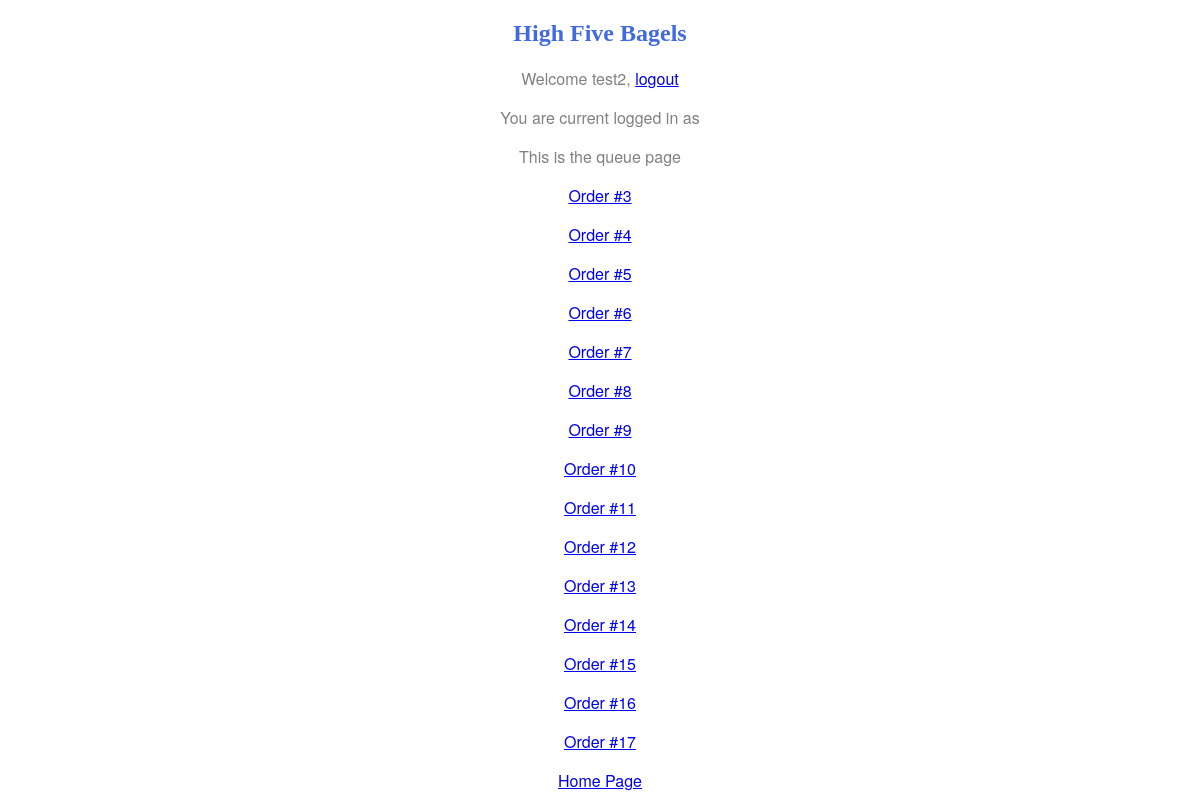
The app's page /home/queue/ (signed in), older data.
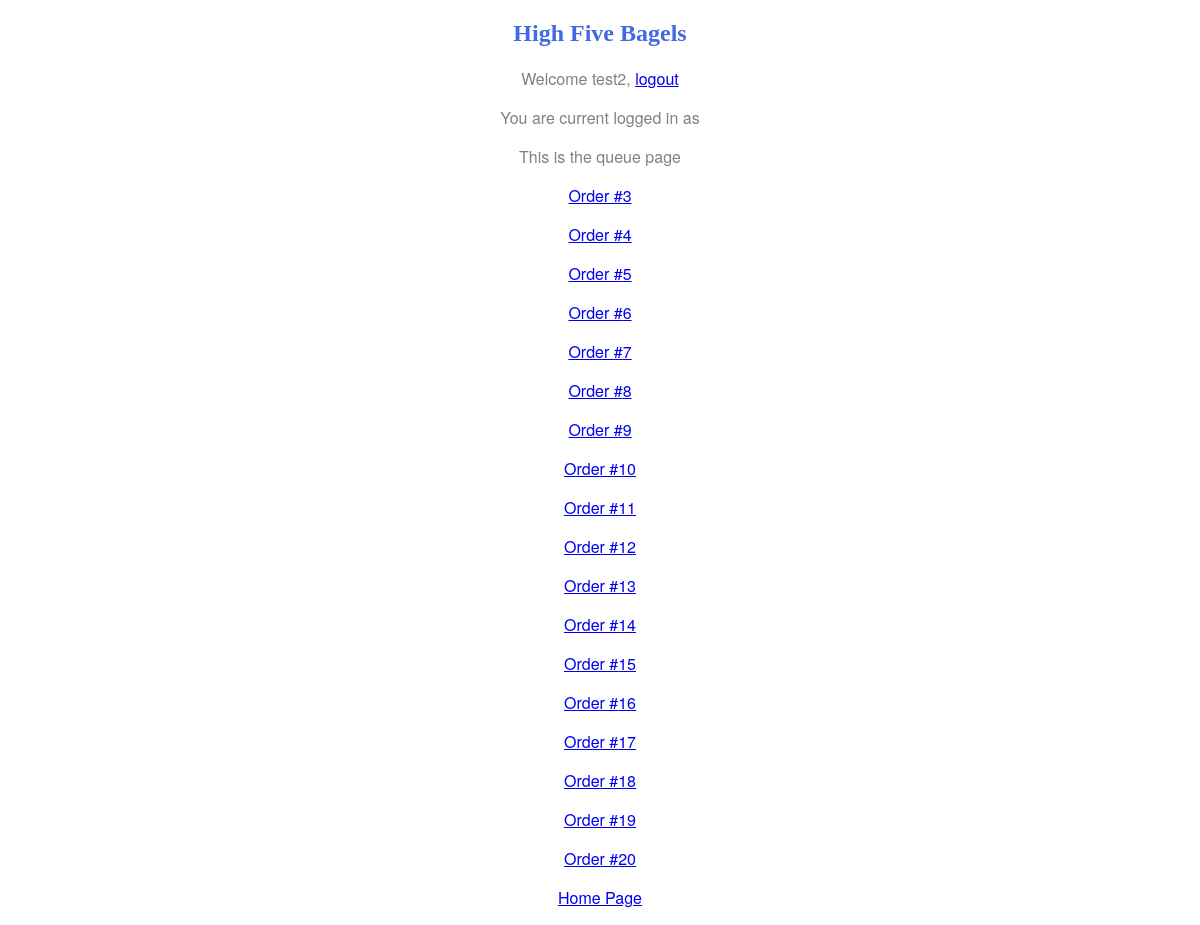
The same page, newer data.
### home/models.py (models this page shows)
class Order(models.Model):
    items = models.CharField(max_length=200, default='none')
    isMade = models.BooleanField(default=False)
    isFilled = models.BooleanField(default=False)
    bagels = []
    sandwiches = []

### home/views.py (the view)
# urls.py: path('queue/', views.queue, name='queue'),
def queue(request):
    order_list = Order.objects.all()
    context = {
        'user': request.user,
        'order_list': order_list,
    }
    return render(request, 'home/queue.html', context)

### home/templates/home/queue.html (shortened to what this page needs)
{% load static %}
<!DOCTYPE html>
<html lang="en">
	<head>
		<link href="{% static 'home/style.css' %}" rel="stylesheet">
	</head>
	<body>
		<h2>High Five Bagels</h2>
		{% if user.is_authenticated %}
		<p>Welcome {{ user.username }}, <a href='/accounts/logout/?next=/'>logout</a></p>
		<p>You are current logged in as {{ group }}</p>
		<p>This is the queue page</p>
		{% for order in order_list %}
		<p><a href='/fill_order/{{ order.id }}/'>Order #{{ order.id }}</a></p>
		{% endfor %}
		<p><a href="/">Home Page</a></p>
		{% else %}
		<p>You are not currently logged in, <a href="/accounts/login/">login here.</a>
		{% endif %}
	</body>
</html>

Row changes from the older to the newer data that the page shows:
added Order: id "18"
added Order: id "19"
added Order: id "20"
